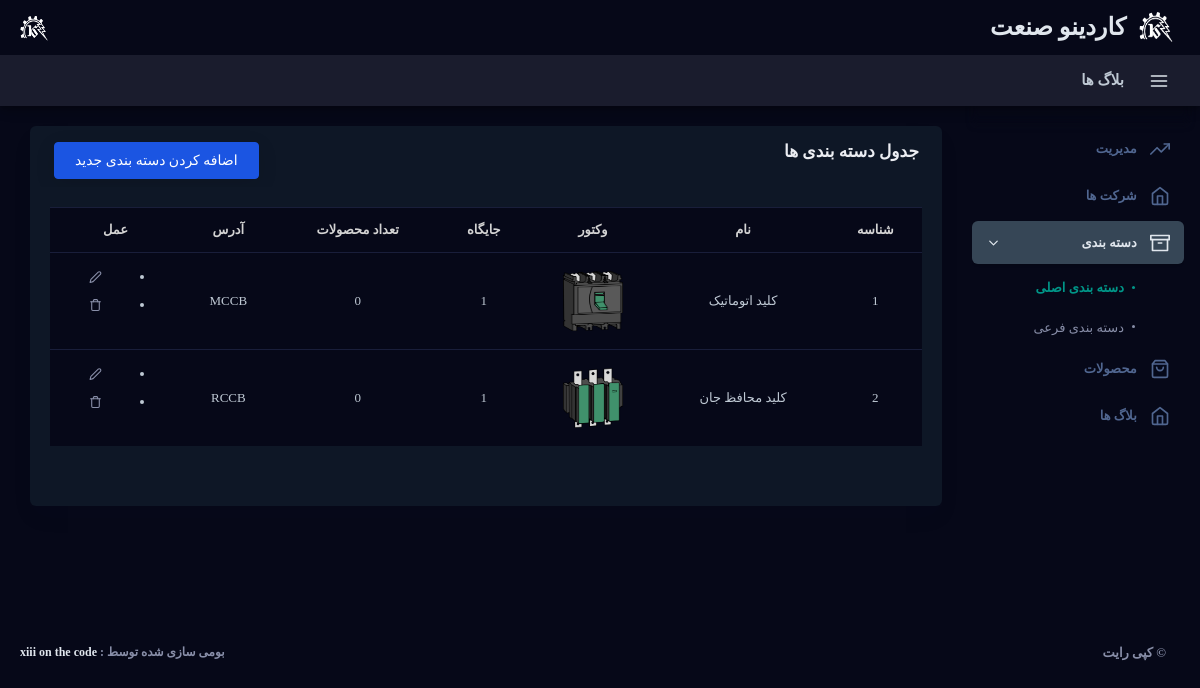
The app's page /v1/adminstrator/dashboard/manage_pcategories/ (signed in) with its own data.
### category/models.py (models this page shows, shortened)
class ProductCategory(models.Model):
    slug = models.SlugField(default=uuid.uuid4)
    name = models.CharField(max_length=100)
    vector = models.ImageField(upload_to=CategoryVectorImagePath)
    position = models.IntegerField()
    number_of_products = models.IntegerField()
    url = models.CharField(max_length=150)
    active = models.BooleanField(default=True)

### adminstrator/views.py (the view)
# urls.py: path('dashboard/manage_pcategories/', views.manage_pcategory, name="mng_pcats"),
def manage_pcategory(request):
    if 'admin_login_username' not in request.session:
            return redirect('admin_login')
    else:
        admin_username = request.session['admin_login_username']
        PageTitle = 'Dashboard'
        tagid = 'catandtype'
        submenu = 'true'
        active = 'cats'
        login_object = AdminLogin.objects.none()
        info_object = AdminInfo.objects.none()
        category_objects = ProductCategory.objects.none()
        if AdminLogin.objects.filter(username=admin_username).exists():
            login_object = AdminLogin.objects.get(username=admin_username)
            if AdminInfo.objects.filter(AdminLogin=login_object).exists():
                info_object = AdminInfo.objects.get(AdminLogin=login_object)
                if ProductCategory.objects.filter(active=True).exists():
                    category_objects = ProductCategory.objects.all()
        context = {
            'PageTitle':PageTitle,
            'tagid':tagid,
            'submenu':submenu,
            'active':active,
            'admin_login':login_object,
            'admin_info':info_object,
            'categories' :category_objects,
        }
    return render(request, 'adminstrator/dashboard/category/manage-categories.html', context)

### templates/adminstrator/dashboard/category/manage-categories.html (shortened to what this page needs)
{% extends 'adminstrator/dashboard/masterpage.html' %}
{% load static %}
{% block content %}
    <div id="content" class="main-content">
        <div class="container-fluid">
            <div class="container-fluid">
                <div class="row layout-top-spacing">
                    <div class="col-lg-12">
                        <div class="statbox widget box box-shadow">
                            <div class="widget-header">
                                <div class="row">
                                    <div class="col-xl-6 col-md-6 col-sm-6 col-6">
                                        <h4> جدول دسته بندی ها  </h4>
                                    </div>
                                    <div class="col-xl-6 col-md-6 col-sm-6 col-6">
                                        <a href="{% url 'add_pcats' %}" class="btn btn-primary mb-2 mt-3 mr-3" style="float: left;"> اضافه کردن دسته بندی جدید </a>
                                    </div>
                                </div>
                            </div>
                            <div class="widget-content widget-content-area">
                                <div class="table-responsive mb-4">
                                    <table id="style-3" class="table style-3  table-hover">
                                        <thead>
                                            <tr>
                                                <th class="checkbox-column text-center"> شناسه </th>
                                                <th class="text-center"> نام </th>
                                                <th class="text-center"> وکتور </th>
                                                <th class="text-center"> جایگاه </th>
                                                <th class="text-center"> تعداد محصولات </th>
                                                <th class="text-center"> آدرس </th>
                                                <th class="text-center">عمل</th>
                                            </tr>
                                        </thead>
                                        <tbody>
                                            {% for category in categories %}
                                            <tr>
                                                <td class="checkbox-column text-center"> {{category.id}} </td>
                                                <td class="checkbox-column text-center"> {{category.name}} </td>
                                                <td class="text-center">
                                                    <span><img height="60px" width="60px" src="/media/{{category.vector}}/" class="profile-img" alt="avatar"></span>
                                                </td>
                                                <td class="checkbox-column text-center"> {{category.position}} </td>
                                                <td class="checkbox-column text-center"> {{category.number_of_products}} </td>
                                                <td class="checkbox-column text-center"> {{category.url}} </td>
                                                <td class="text-center">
                                                    <ul class="table-controls">
                                                        <li><a href="{% url 'edit_pcat' category.slug %}" class="bs-tooltip" data-toggle="tooltip" data-placement="top" title="" data-original-title="ویرایش"><svg xmlns="http://www.w3.org/2000/svg" width="24" height="24" viewBox="0 0 24 24" fill="none" stroke="currentColor" stroke-width="2" stroke-linecap="round" stroke-linejoin="round" class="feather feather-edit-2 p-1 br-6 mb-1"><path d="M17 3a2.828 2.828 0 1 1 4 4L7.5 20.5 2 22l1.5-5.5L17 3z"></path></svg></a></li>
                                                        <li><a href="{% url 'deActive_pcategory' category.slug %}" class="bs-tooltip" data-toggle="tooltip" data-placement="top" title="" data-original-title="حذف"></a></li>
                                                    </ul>
                                                </td>
                                            </tr>
                                            {% endfor %}
                                        </tbody>
                                    </table>
                                </div>
                            </div>
                        </div>
                    </div>
                </div>
            </div>
        </div>
    </div>
{% endblock content %}
{% block dir %}
    <h3> بلاگ ها </h3>
{% endblock %}

### static/adminstrator/assets/css/main.css (style rules this page uses)
html { min-height: 100%; direction: rtl; }
body { color: #888ea8; height: 100%; font-size: 0.875rem; background: #f1f2f3; overflow-x: hidden; overflow-y: auto; letter-spacing: 0.0312rem; font-family: 'Nunito', sans-serif; }
h1, h2, h3, h4, h5, h6 { color: #3b3f5c; }
a { color: #e0e6ed; outline: none; }
.btn { padding: 0.4375rem 1.25rem; text-shadow: none; font-size: 14px; color: #3b3f5c; font-weight: normal; white-space: normal; word-wrap: break-word; transition: .2s ease-out; touch-action: manipulation; cursor: pointer; background-color: #f1f2f3; box-shadow: 0px 5px 20px 0 rgba(0, 0, 0, 0.1); will-change: opacity, transform; transition: all 0.3s ease-out; -webkit-transition: all 0.3s ease-out; }
.btn-primary { color: #fff !important; background-color: #1b55e2 !important; border-color: #1b55e2; }
.table > tbody > tr > td { vertical-align: middle; color: #515365; font-size: 13px; letter-spacing: 1px; }
.table > thead > tr > th { color: #1b55e2; font-weight: 700; font-size: 13px; letter-spacing: 1px; text-transform: uppercase; }
.table thead th { vertical-align: bottom; border-bottom: none; }
.table-controls > li > a svg { color: #25d5e4; }
.table-controls > li > a svg { color: #888ea8; width: 21px; }
.table { background-color: #060818; }
.table > thead > tr > th { color: #d3d3d3; }
.table > tbody > tr > td { color: #bfc9d4; }
.table.table-hover tbody tr { background-color: #060818; }
.table td, .table th, .table thead th { border-color: #191e3a !important; }
.statbox .widget-content:before, .statbox .widget-content:after { display: table; content: ""; line-height: 0; clear: both; }
.br-6 { border-radius: 6px !important; }

### static/adminstrator/assets/css/structure.css (style rules this page uses)
html { min-height: 100%; direction: rtl; }
body { color: #888ea8; height: 100%; font-size: 0.875rem; background: #060818; overflow-x: hidden; overflow-y: auto; letter-spacing: 0.0312rem; font-family: 'Nunito', sans-serif; }
h1, h2, h3, h4, h5, h6 { color: #ebedf2; }
.page-title h3 { margin: 0; margin-bottom: 0; font-size: 15px; color: #bfc9d4; font-weight: 700; }
#content { position: relative; width: 50%; flex-grow: 8; margin-top: 106px; margin-bottom: 0; margin-right: 212px; transition: .600s; }
.widget { padding: 0; margin-top: 0; margin-bottom: 0; box-shadow: 0 0.75rem 1.5rem rgba(18, 38, 63, 0.03); }
.layout-top-spacing { margin-top: 20px; }
.widget.box .widget-header { background: #0e1726; padding: 0px 8px 0px; border-top-left-radius: 6px; border-top-right-radius: 6px; }
.row [class*="col-"] .widget .widget-header h4 { color: #ebedf2; font-size: 17px; font-weight: 600; margin: 0; padding: 16px 15px; }
.widget .widget-header { border-bottom: 0px solid #f1f2f3; }
.widget .widget-header:before { display: table; content: ""; line-height: 0; }
.widget .widget-header:after { display: table; content: ""; line-height: 0; clear: both; }
.widget-content-area { padding: 20px; position: relative; background-color: #0e1726; border-bottom-right-radius: 6px; border-bottom-left-radius: 6px; }

### records on screen
ProductCategory: id "1", name "کلید اتوماتیک", vector (picture), position "1", number_of_products "0", url "MCCB"
ProductCategory: id "2", name "کلید محافظ جان", vector (picture), position "1", number_of_products "0", url "RCCB"
